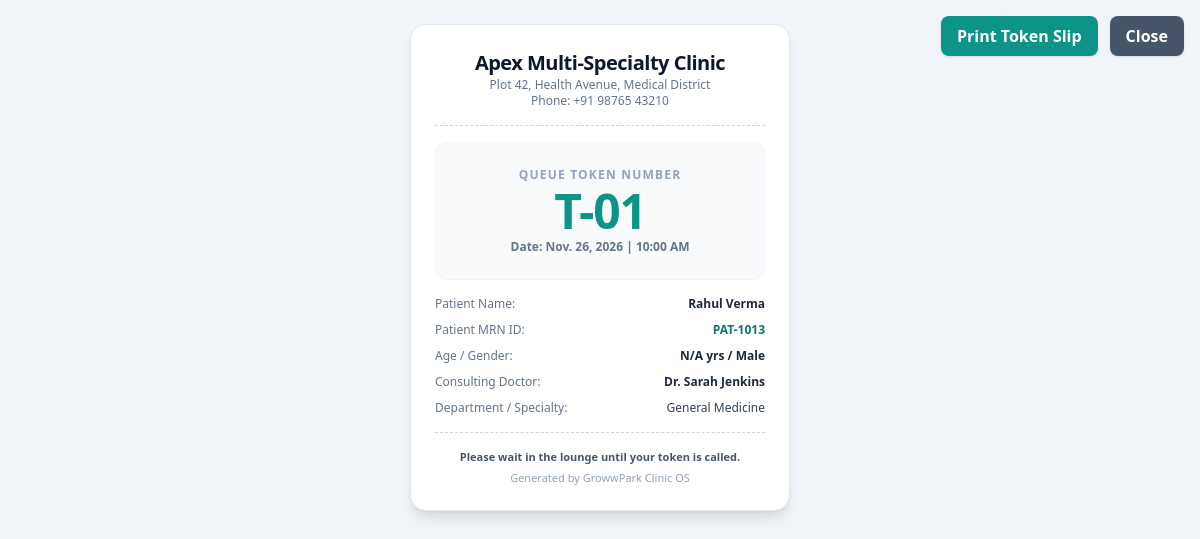
The page /appointments/104/slip/ (signed in) on the database its author committed.
### apps/clinics/models.py (models this page shows, shortened)
class Clinic(TimeStampedModel):
    name = models.CharField(max_length=200)
    slug = models.SlugField(max_length=200, unique=True)
    phone = models.CharField(max_length=20)
    email = models.EmailField(blank=True)
    address = models.TextField(blank=True)
    city = models.CharField(max_length=100, default='Main City')
    whatsapp_number = models.CharField(max_length=20, blank=True)
    is_active = models.BooleanField(default=True)
    class Meta:
        ordering = ['name']

### apps/appointments/models.py (models this page shows, shortened)
class Appointment(TimeStampedModel):
    STATUS_CHOICES = [
        ('PENDING', 'Pending Confirmation'),
        ('CONFIRMED', 'Confirmed'),
        ('CHECKED_IN', 'Checked In'),
        ('WAITING', 'Waiting in Queue'),
        ('IN_CONSULTATION', 'In Consultation'),
        ('COMPLETED', 'Completed'),
        ('CANCELLED', 'Cancelled'),
        ('REJECTED', 'Rejected'),
        ('BOOKED', 'Booked'),
        ('NO_SHOW', 'No Show'),
    ]
    SOURCE_CHOICES = [
        ('ONLINE', 'Patient Online Portal'),
        ('WHATSAPP', 'WhatsApp Bot'),
        ('WEB', 'Staff Web Portal'),
        ('PHONE', 'Phone Call'),
        ('WALK_IN', 'Walk In'),
    ]
    TYPE_CHOICES = [
        ('NEW', 'New Consultation'),
        ('FOLLOW_UP', 'Follow-up Consultation'),
    ]
    clinic = models.ForeignKey('clinics.Clinic', on_delete=models.CASCADE, related_name='appointments')
    appointment_id = models.CharField(max_length=30, blank=True, db_index=True)
    doctor = models.ForeignKey('doctors.Doctor', on_delete=models.CASCADE, related_name='appointments')
    patient = models.ForeignKey('patients.Patient', on_delete=models.CASCADE, related_name='appointments')
    department = models.ForeignKey('doctors.Specialty', on_delete=models.SET_NULL, null=True, blank=True, related_name='appointments')
    appointment_date = models.DateField(db_index=True)
    appointment_time = models.TimeField()
    appointment_type = models.CharField(max_length=20, choices=TYPE_CHOICES, default='NEW')
    token_number = models.CharField(max_length=20, blank=True, help_text="Daily Token Number e.g. T-01")
    check_in_time = models.DateTimeField(null=True, blank=True)
    duration_minutes = models.PositiveIntegerField(default=15)
    status = models.CharField(max_length=20, choices=STATUS_CHOICES, default='BOOKED', db_index=True)
    source = models.CharField(max_length=20, choices=SOURCE_CHOICES, default='WEB')
    reason = models.TextField(blank=True, default='General Consultation')
    notes = models.TextField(blank=True)
    cancellation_reason = models.TextField(blank=True)
    class Meta:
        ordering = ['-appointment_date', '-appointment_time']
        indexes = [
            models.Index(fields=['clinic', 'appointment_date', 'status']),
        ]

### apps/patients/models.py (models this page shows, shortened)
class Patient(TimeStampedModel):
    GENDER_CHOICES = [
        ('M', 'Male'),
        ('F', 'Female'),
        ('O', 'Other'),
    ]
    BLOOD_GROUPS = [
        ('A+', 'A+'), ('A-', 'A-'),
        ('B+', 'B+'), ('B-', 'B-'),
        ('AB+', 'AB+'), ('AB-', 'AB-'),
        ('O+', 'O+'), ('O-', 'O-'),
        ('UNKNOWN', 'Unknown'),
    ]
    clinic = models.ForeignKey('clinics.Clinic', on_delete=models.CASCADE, related_name='patients')
    user = models.OneToOneField(User, on_delete=models.SET_NULL, null=True, blank=True, related_name='patient_record')
    patient_id = models.CharField(max_length=30, blank=True, db_index=True, help_text="Unique Patient MRN ID")
    first_name = models.CharField(max_length=100)
    last_name = models.CharField(max_length=100, blank=True)
    phone = models.CharField(max_length=20, db_index=True)
    email = models.EmailField(blank=True)
    date_of_birth = models.DateField(null=True, blank=True)
    gender = models.CharField(max_length=1, choices=GENDER_CHOICES, default='M')
    blood_group = models.CharField(max_length=10, choices=BLOOD_GROUPS, default='UNKNOWN')
    address = models.TextField(blank=True)
    emergency_contact_name = models.CharField(max_length=100, blank=True)
    emergency_contact_phone = models.CharField(max_length=20, blank=True)
    allergies = models.TextField(blank=True)
    chronic_conditions = models.TextField(blank=True)
    medical_notes = models.TextField(blank=True)
    @property
    def full_name(self):
        return f"{self.first_name} {self.last_name}".strip()
    @property
    def age(self):
        if self.date_of_birth:
            today = date.today()
            return today.year - self.date_of_birth.year - ((today.month, today.day) < (self.date_of_birth.month, self.date_of_birth.day))
        return "N/A"
    class Meta:
        ordering = ['first_name', 'last_name']
        unique_together = ('clinic', 'phone')

### apps/doctors/models.py (models this page shows, shortened)
class Doctor(TimeStampedModel):
    clinic = models.ForeignKey('clinics.Clinic', on_delete=models.CASCADE, related_name='doctors')
    user = models.OneToOneField(User, on_delete=models.SET_NULL, null=True, blank=True, related_name='doctor_profile')
    name = models.CharField(max_length=150)
    specialty = models.ForeignKey(Specialty, on_delete=models.SET_NULL, null=True, related_name='doctors')
    qualification = models.CharField(max_length=150, default='MBBS, MD')
    experience_years = models.PositiveIntegerField(default=5)
    consultation_fee = models.DecimalField(max_digits=10, decimal_places=2, default=500.00)
    phone = models.CharField(max_length=20, blank=True)
    email = models.EmailField(blank=True)
    bio = models.TextField(blank=True)
    photo = models.ImageField(upload_to='doctor_profiles/', null=True, blank=True)
    photo_url = models.CharField(max_length=500, blank=True)
    is_available = models.BooleanField(default=True)
    class Meta:
        ordering = ['name']

class Specialty(TimeStampedModel):
    name = models.CharField(max_length=100, unique=True)
    slug = models.SlugField(max_length=100, unique=True)
    description = models.TextField(blank=True)
    icon = models.CharField(max_length=50, default='stethoscope')
    class Meta:
        verbose_name_plural = 'Specialties'
        ordering = ['name']

### apps/appointments/views.py (the view)
# urls.py: path('<int:pk>/slip/', views.print_visit_slip, name='print_slip'),
@role_required(['SUPER_ADMIN', 'CLINIC_ADMIN', 'RECEPTIONIST', 'DOCTOR', 'NURSE'])
def print_visit_slip(request, pk):
    clinic = Clinic.objects.first()
    appt = get_object_or_404(Appointment.objects.select_related('doctor', 'patient', 'clinic'), pk=pk, clinic=clinic)
    return render(request, 'appointments/visit_slip.html', {
        'appointment': appt,
        'clinic': clinic or appt.clinic,
    })

### templates/appointments/visit_slip.html (shortened to what this page needs)
<!DOCTYPE html>
<html lang="en">
<head>
    <script src="https://cdn.tailwindcss.com"></script>
</head>
<body class="bg-slate-100 p-6 flex justify-center">
    <div class="no-print fixed top-4 right-4 flex gap-3">
        <button onclick="window.print()" class="bg-teal-600 hover:bg-teal-700 text-white font-bold py-2 px-4 rounded-lg shadow">
            Print Token Slip
        </button>
        <button onclick="window.close()" class="bg-slate-600 hover:bg-slate-700 text-white font-bold py-2 px-4 rounded-lg shadow">
            Close
        </button>
    </div>
    <div class="w-[380px] bg-white p-6 rounded-2xl shadow-lg border border-slate-200 text-slate-800">
        <div class="text-center pb-4 border-b border-dashed border-slate-300">
            <h2 class="text-xl font-black text-slate-900 tracking-tight">{{ clinic.name|default:"GrowwPark Apex Clinic" }}</h2>
            <p class="text-xs text-slate-500">{{ clinic.address|default:"Healthcare Square, Central Avenue" }}</p>
            <p class="text-xs text-slate-500 font-medium">Phone: {{ clinic.phone|default:"+91 98765 43210" }}</p>
        </div>
        <div class="text-center py-6 bg-slate-50 rounded-xl my-4 border border-slate-100">
            <p class="text-xs font-bold uppercase tracking-widest text-slate-400">Queue Token Number</p>
            <p class="text-5xl font-black text-teal-600 tracking-tight mt-1">{{ appointment.token_number|default:"T-01" }}</p>
            <p class="text-xs text-slate-500 mt-1 font-semibold">Date: {{ appointment.appointment_date }} | {{ appointment.appointment_time|time:"H:i A" }}</p>
        </div>
        <div class="space-y-2.5 text-xs border-b border-dashed border-slate-300 pb-4">
            <div class="flex justify-between">
                <span class="text-slate-500 font-medium">Patient Name:</span>
                <span class="font-bold text-slate-800">{{ appointment.patient.full_name }}</span>
            </div>
            <div class="flex justify-between">
                <span class="text-slate-500 font-medium">Patient MRN ID:</span>
                <span class="font-bold text-teal-700">{{ appointment.patient.patient_id|default:appointment.patient.id }}</span>
            </div>
            <div class="flex justify-between">
                <span class="text-slate-500 font-medium">Age / Gender:</span>
                <span class="font-semibold text-slate-800">{{ appointment.patient.age }} yrs / {{ appointment.patient.get_gender_display }}</span>
            </div>
            <div class="flex justify-between">
                <span class="text-slate-500 font-medium">Consulting Doctor:</span>
                <span class="font-bold text-slate-800">Dr. {{ appointment.doctor.name }}</span>
            </div>
            <div class="flex justify-between">
                <span class="text-slate-500 font-medium">Department / Specialty:</span>
                <span class="font-medium text-slate-700">{{ appointment.doctor.specialty.name|default:"General Medicine" }}</span>
            </div>
        </div>
        <div class="text-center pt-4 text-[11px] text-slate-400">
            <p class="font-semibold text-slate-600">Please wait in the lounge until your token is called.</p>
            <p class="mt-1">Generated by GrowwPark Clinic OS</p>
        </div>
    </div>
</body>
</html>

### rows shown on the page
Clinic: name "Apex Multi-Specialty Clinic", address "Plot 42, Health Avenue, Medical District", phone "+91 98765 43210"
Appointment: token_number "T-01", appointment_date "Nov. 26, 2026", appointment_time "10:00 AM", patient.full_name "Rahul Verma", patient.patient_id "PAT-1013", patient.age "N/A", patient.gender "Male", doctor.name "Sarah Jenkins", doctor.specialty.name "General Medicine"
